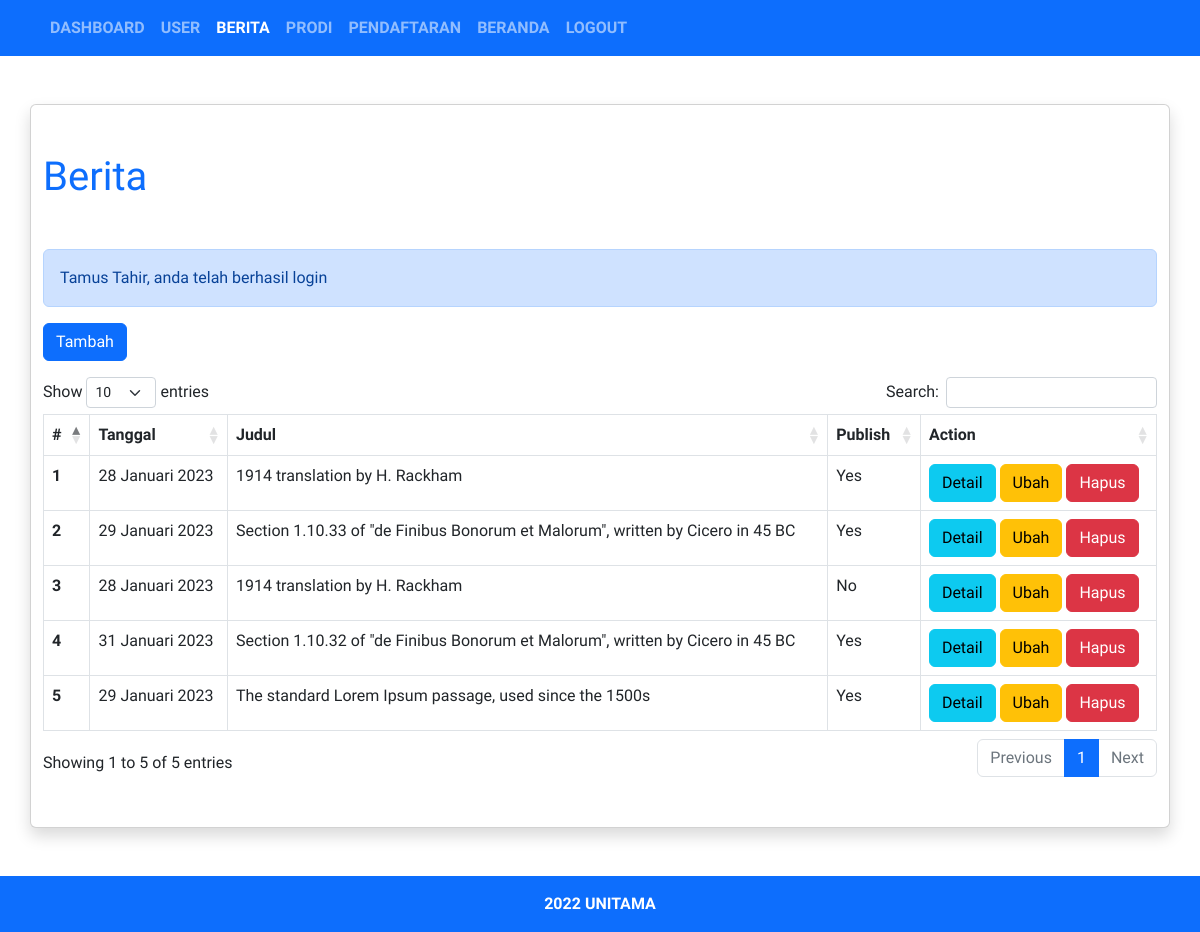
Screenshot of /admin/berita/index.php (signed in) with the database file from the repository.
### tables this page shows
CREATE TABLE `tabel_berita` (
  `id_berita` int(11) NOT NULL,
  `judul` varchar(255) NOT NULL,
  `isi` text NOT NULL,
  `tanggal` date NOT NULL,
  `publish` int(11) NOT NULL,
  `sampul` varchar(255) NOT NULL
);

### config/autoload.php (called while the page is built, shortened)
<?php
require_once 'connection.php';
require_once 'helper.php';
$base_url = 'http://localhost/starter-template/';

### config/helper.php (called while the page is built, shortened)
<?php
function query($query)
{
    global $koneksi;
    $result = mysqli_query($koneksi, $query);
    $row = [];
    while ($data = mysqli_fetch_assoc($result)) {
        $row[] = $data;
    }
    return $row;
}
function tanggalIndo($date)
{
    $tanggal = explode('-', $date);
    switch ($tanggal[1]) {
        case "1":
            $tanggal[1] = "Januari";
            break;
    }
    $tanggalBaru = $tanggal[2] . ' ' . $tanggal[1] . ' ' . $tanggal[0];
    return $tanggalBaru;
}

### admin/berita/index.php (the view, shortened to what this page needs)
<?php include_once '../templates/header.php' ?>
<?php $berita = query("SELECT * FROM tabel_berita ORDER BY id_berita DESC"); ?>
<div class="container card shadow py-5 my-5">
    <h1 class="text-primary mb- font-title mb-5">Berita</h1>
    <?php if (isset($_SESSION['berhasil'])) : ?>
        <div class="alert alert-primary" role="alert">
            <?= $_SESSION['berhasil']; ?>
        </div>
    <?php endif ?>
    <div class="mb-3">
        <a class="btn btn-primary" href="<?= $base_url . 'admin/berita/tambah'; ?>" role="button">Tambah</a>
    </div>
    <div class="table-responsive">
        <table class="table table-hover table-bordered" id="data-table">
            <thead>
                <tr>
                    <th scope="col">#</th>
                    <th scope="col">Tanggal</th>
                    <th scope="col">Judul</th>
                    <th scope="col">Publish</th>
                    <th scope="col">Action</th>
                </tr>
            </thead>
            <tbody>
                <?php $i = 1 ?>
                <?php foreach ($berita as $row) : ?>
                    <tr>
                        <th scope="row"><?= $i++; ?></th>
                        <td><?= tanggalIndo($row['tanggal']); ?></td>
                        <td><?= $row['judul']; ?></td>
                        <td><?= $row['publish'] == 1 ? 'Yes' : 'No'; ?></td>
                        <td class="text-nowrap">
                            <a class="btn btn-info" href="<?= $base_url . 'admin/berita/detail?id=' . $row['id_berita']; ?>" role="button">Detail</a>
                            <a class="btn btn-warning" href="<?= $base_url . 'admin/berita/ubah?id=' . $row['id_berita']; ?>" role="button">Ubah</a>
                            <button type="button" class="btn btn-danger btn-modal-delete" data-bs-toggle="modal" data-bs-target="#exampleModal" data-url="<?= $base_url . 'admin/berita/hapus?id=' . $row['id_berita']; ?>">
                                Hapus
                            </button>
                        </td>
                    </tr>
                <?php endforeach ?>
            </tbody>
        </table>
    </div>
</div>
<?php include_once '../templates/footer.php' ?>

### assets/css/style.css (style rules this page uses)
body { font-family: 'Acme', sans-serif; }
.font-title { font-family: 'Kaushan Script', cursive; }

### rows the page displays
tabel_berita: tanggal "28 Januari 2023", judul "1914 translation by H. Rackham", publish "Yes"
tabel_berita: tanggal "29 Januari 2023", judul "Section 1.10.33 of \"de Finibus Bonorum et Malorum\", written by Cicero in 45 BC", publish "Yes"
tabel_berita: tanggal "28 Januari 2023", judul "1914 translation by H. Rackham", publish "No"
tabel_berita: tanggal "31 Januari 2023", judul "Section 1.10.32 of \"de Finibus Bonorum et Malorum\", written by Cicero in 45 BC", publish "Yes"
tabel_berita: tanggal "29 Januari 2023", judul "The standard Lorem Ipsum passage, used since the 1500s", publish "Yes"

### other values shown
$_SESSION['berhasil'] "Tamus Tahir, anda telah berhasil login"
